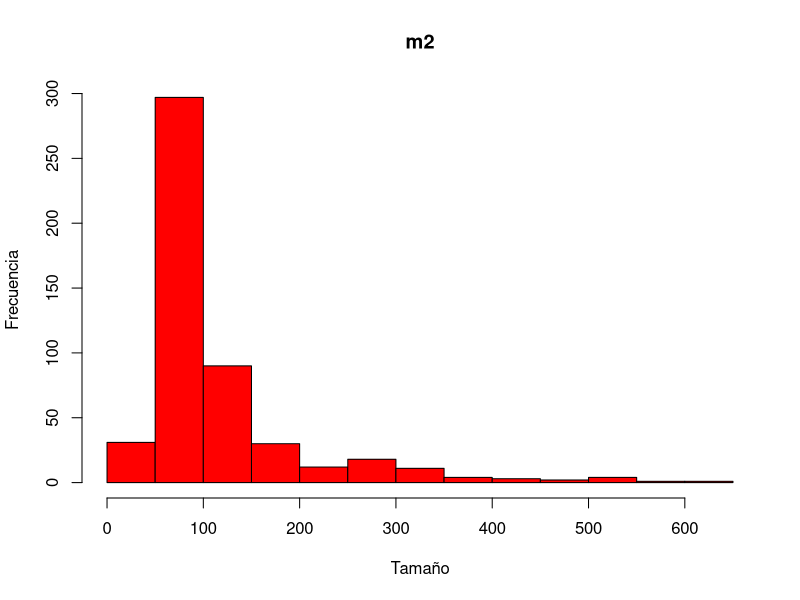
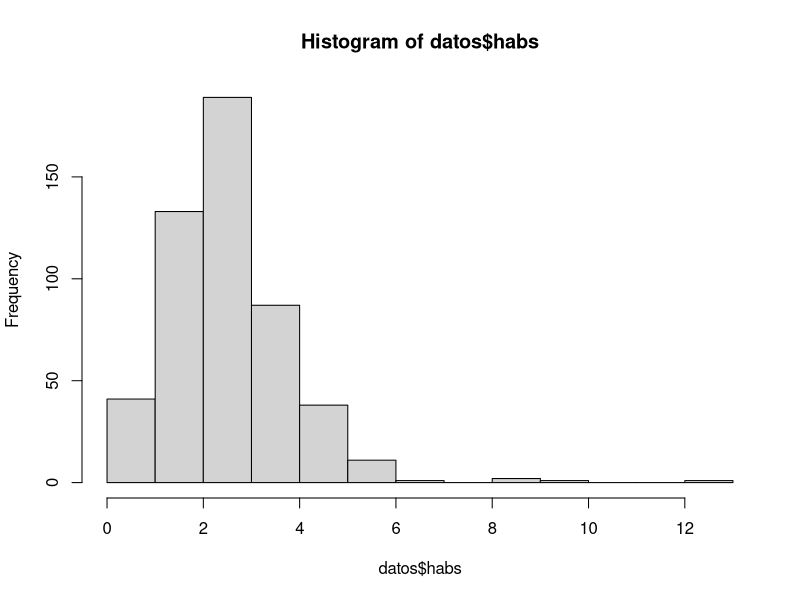
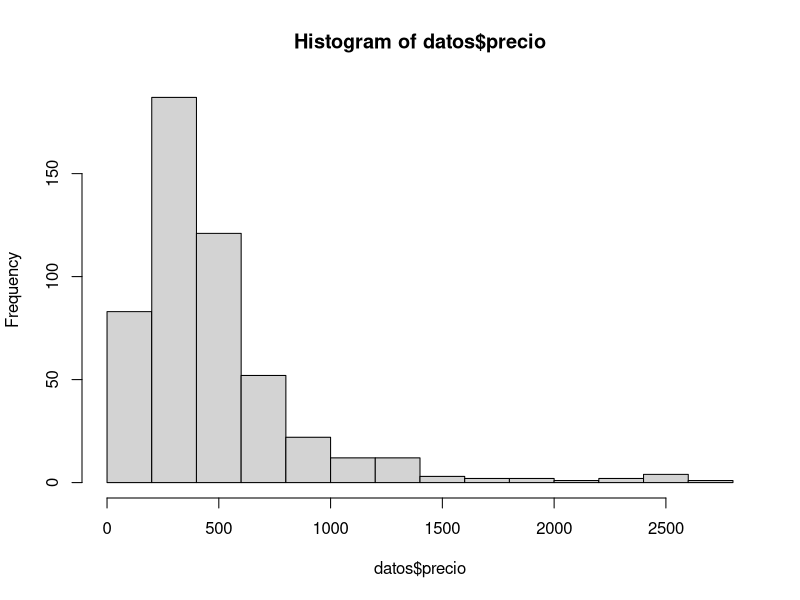
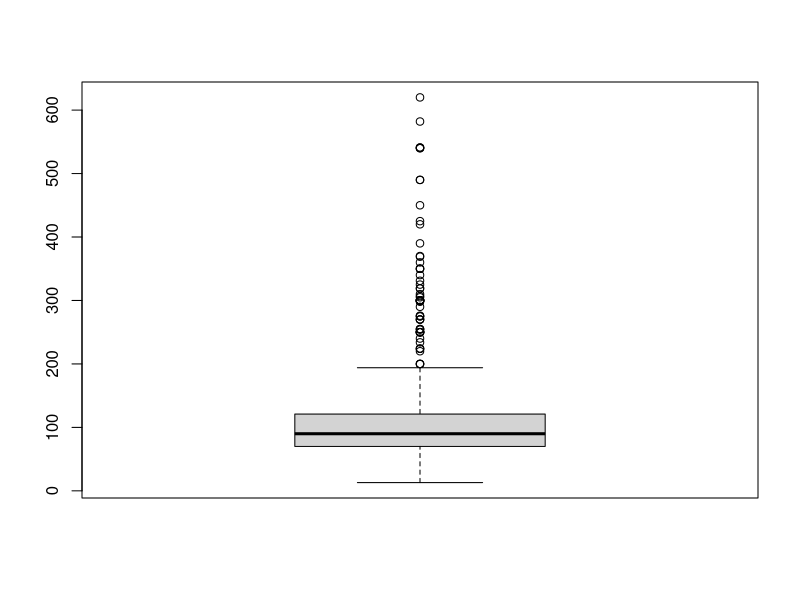
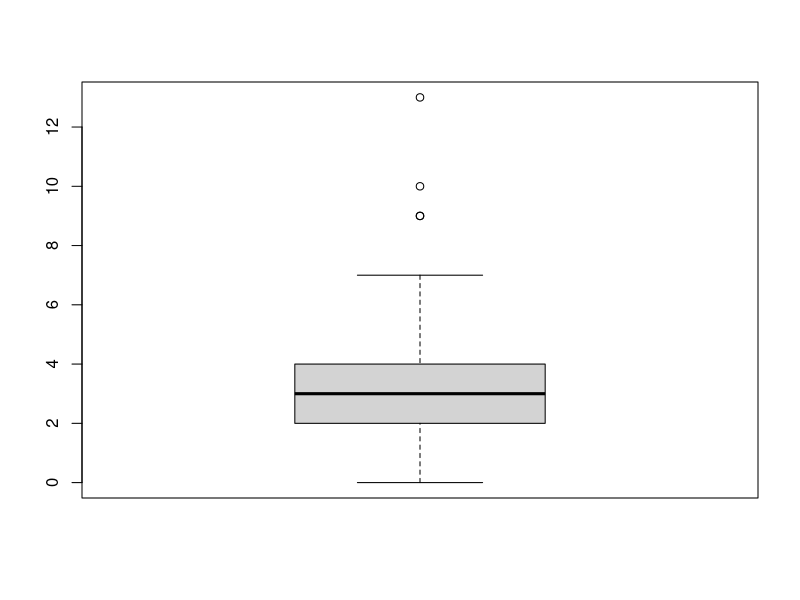
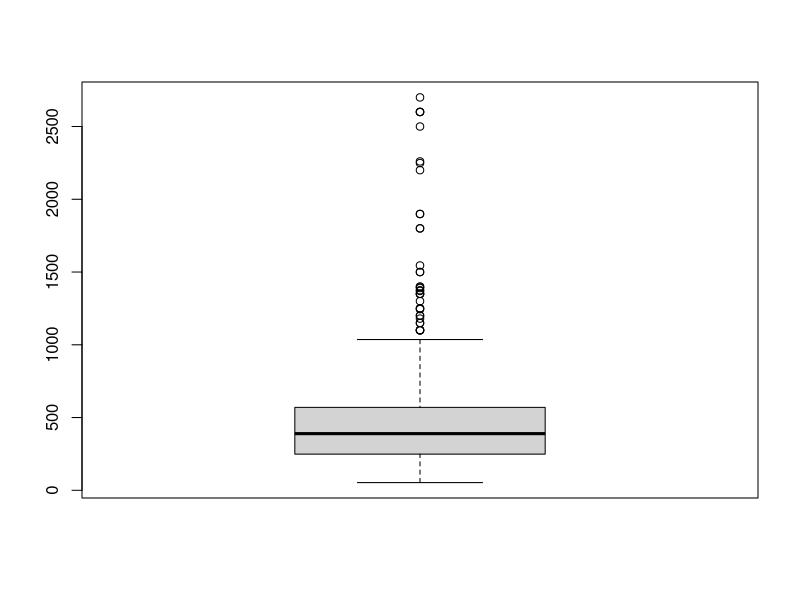
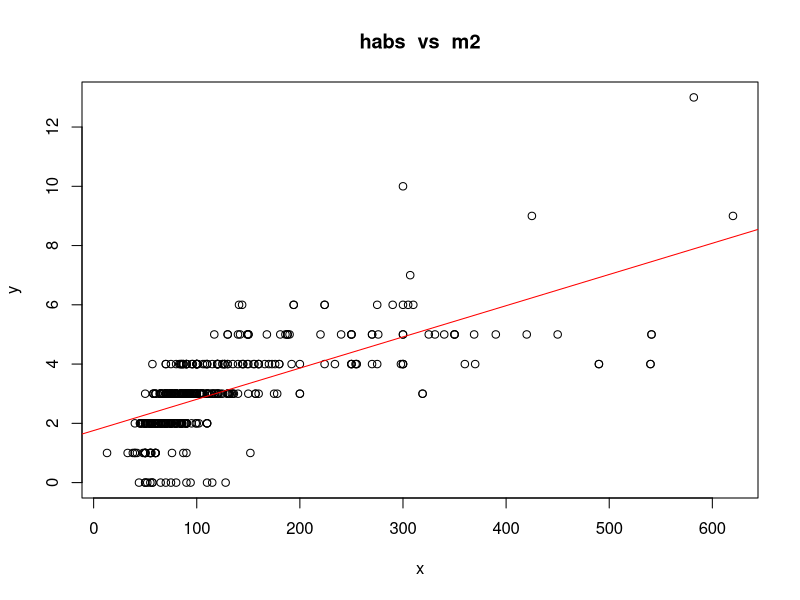
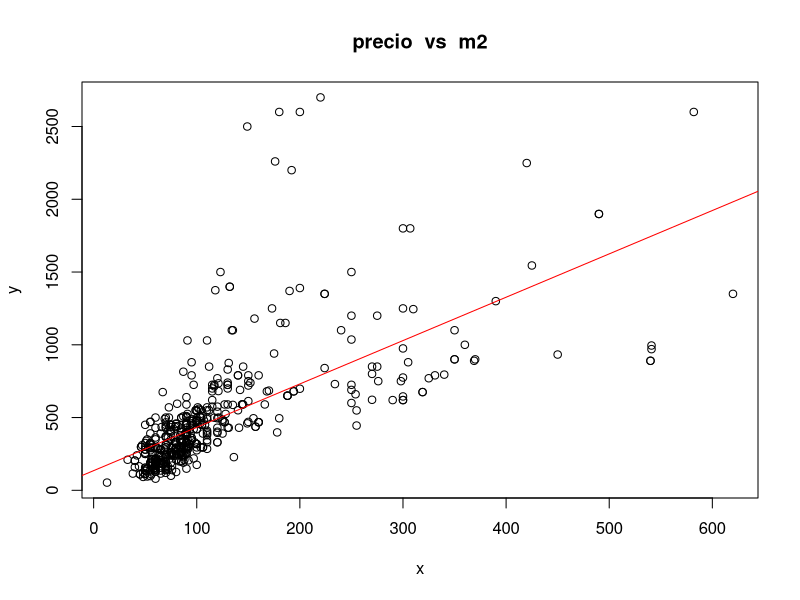

Write R code to recreate these figures, in order.
datos <- read.table(file ="fotocasa.txt", header = TRUE)

#media
mean(datos$m2, na.rm = TRUE)
mean(datos$habs, na.rm = TRUE)
mean(datos$precio, na.rm = TRUE)

summary(datos)

#varianza
var(datos$m2)
var(datos$habs)
var(datos$precio)

#desviacion tipica
sd(datos$m2)
sd(datos$habs)
sd(datos$precio)

#diagrama de cajas e histograma
hist(datos$m2, main = names(datos)[1], col = "red", xlab = "Tamaño", ylab = "Frecuencia")
hist(datos$habs)
hist(datos$precio)
boxplot(datos$m2) # muchos datos atipicos, se ve que hay un nucleo de datos y luego muchos separados
boxplot(datos$habs)
boxplot(datos$precio)

#covarianza
for (i in (1:2)){
  for(j in ((i+1):3)){
    x <- datos[,i]
    y <- datos[,j]
    sx<- sd(x)
    sy<- sd(y)
    sxy<- cov(x,y)
    mx <- mean(x)
    my <- mean(y)
    b <- sxy/sx^2
    a <- my - b*mx
    plot(x,y, main = paste(names(datos[j]), " vs ", names(datos[i]) ) ) 
    abline(a,b,col="red")
  }
}
  